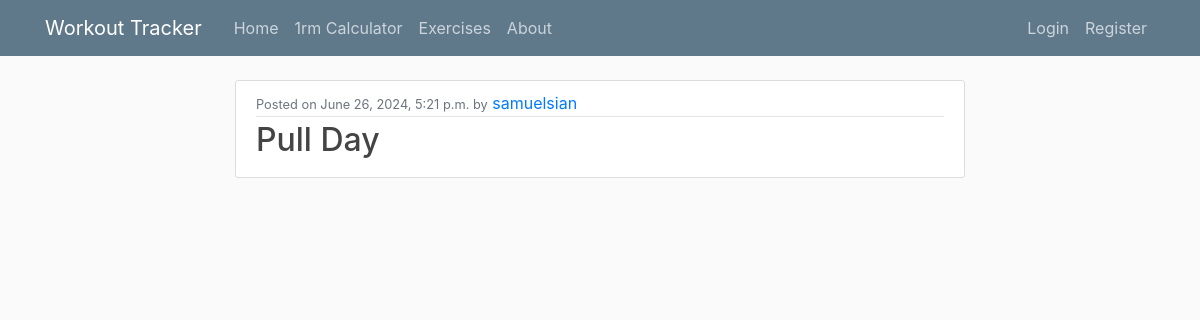
Page /template/2/ on the committed database.
### tracker/models.py (models this page shows, shortened)
class Template(models.Model):
    name = models.CharField(max_length=100)
    last_updated = models.DateTimeField(auto_now=True)
    author = models.ForeignKey(User, on_delete=models.CASCADE)
    exercises = models.ManyToManyField(Exercise, through='TemplateExercise')
    class Meta:
        ordering = ['last_updated']

### tracker/views.py (the view)
# urls.py: path('template/<int:pk>/', TemplateDetailView.as_view(), name='template-detail'),
class TemplateDetailView(DetailView):
    model = Template # The model to query for the list view
    template_name = 'tracker/template_detail.html' # template ListView uses
    context_object_name = 'template'
    def get_context_data(self, **kwargs):
        context = super().get_context_data(**kwargs)
        context['all_exercises'] = Exercise.objects.all()
        context['template_exercise'] = TemplateExercise.objects.filter(template=self.object)
        context['exercises'] = self.object.exercises.all()
        return context

### tracker/templates/tracker/template_detail.html (shortened to what this page needs)
{% extends "tracker/base.html" %}
{% block content %}
    <article class="media content-section">
        <div class="media-body">
            <div class="article-metadata">
                <small class="text-muted">Posted on {{ object.last_updated }} by</small>
                <a class="mr-2" href="#">{{ object.author }}</a>
            </div>
            <h2 class="article-title">{{ object.name }}</h2>
        </div>
    </article>
{% endblock content %}

### tracker/static/tracker/main.css (style rules this page uses)
body { background: #fafafa; color: #333333; margin-top: 5rem; }
h1, h2, h3, h4, h5, h6 { color: #444444; }
.content-section { background: #ffffff; padding: 10px 20px; border: 1px solid #dddddd; border-radius: 3px; margin-bottom: 20px; }
.article-title { color: #444444; }
.article-metadata { padding-bottom: 1px; margin-bottom: 4px; border-bottom: 1px solid #e3e3e3 }
body { background-image: url('./images/bg1.jpg'); background-size: cover; background-repeat: no-repeat; }

### rows in the picture
Template: last_updated "June 26, 2024, 5:21 p.m.", author "samuelsian", name "Pull Day"
